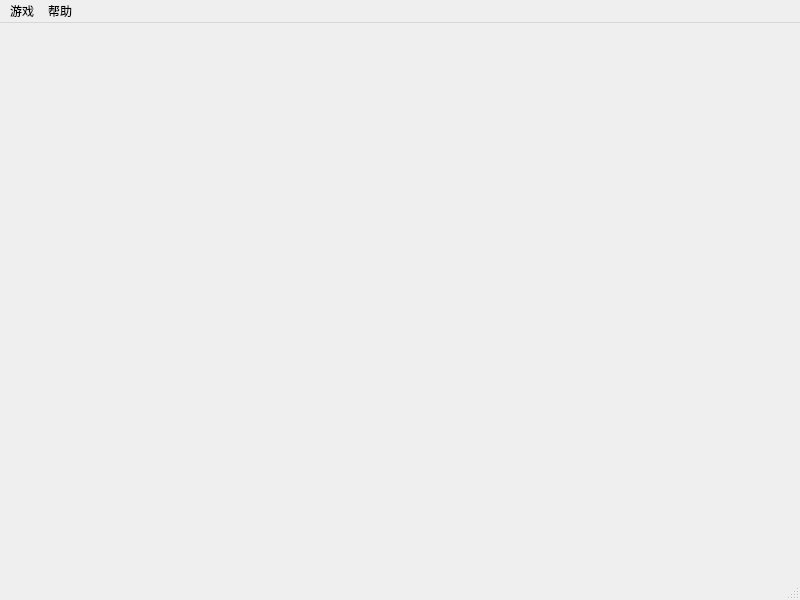
<?xml version="1.0" encoding="UTF-8"?>
<ui version="4.0">
 <class>SokonbanWindow</class>
 <widget class="QMainWindow" name="SokonbanWindow">
  <property name="geometry">
   <rect>
    <x>0</x>
    <y>0</y>
    <width>800</width>
    <height>600</height>
   </rect>
  </property>
  <property name="windowTitle">
   <string>MainWindow</string>
  </property>
  <widget class="QWidget" name="centralwidget"/>
  <widget class="QMenuBar" name="menubar">
   <property name="geometry">
    <rect>
     <x>0</x>
     <y>0</y>
     <width>800</width>
     <height>23</height>
    </rect>
   </property>
   <widget class="QMenu" name="game_menu">
    <property name="title">
     <string>游戏</string>
    </property>
    <addaction name="newgame_action"/>
    <addaction name="separator"/>
    <addaction name="option_action"/>
    <addaction name="map_action"/>
    <addaction name="separator"/>
    <addaction name="exit_action"/>
   </widget>
   <widget class="QMenu" name="help_menu">
    <property name="title">
     <string>帮助</string>
    </property>
    <addaction name="sokonban_action"/>
    <addaction name="author_action"/>
   </widget>
   <addaction name="game_menu"/>
   <addaction name="help_menu"/>
  </widget>
  <widget class="QStatusBar" name="statusbar"/>
  <action name="newgame_action">
   <property name="text">
    <string>新游戏</string>
   </property>
  </action>
  <action name="option_action">
   <property name="text">
    <string>选关</string>
   </property>
  </action>
  <action name="map_action">
   <property name="text">
    <string>地图编辑器</string>
   </property>
  </action>
  <action name="exit_action">
   <property name="text">
    <string>退出</string>
   </property>
  </action>
  <action name="sokonban_action">
   <property name="text">
    <string>关于推箱子</string>
   </property>
  </action>
  <action name="author_action">
   <property name="text">
    <string>关于作者</string>
   </property>
  </action>
 </widget>
 <resources/>
 <connections>
  <connection>
   <sender>exit_action</sender>
   <signal>activated()</signal>
   <receiver>SokonbanWindow</receiver>
   <slot>close()</slot>
   <hints>
    <hint type="sourcelabel">
     <x>-1</x>
     <y>-1</y>
    </hint>
    <hint type="destinationlabel">
     <x>399</x>
     <y>299</y>
    </hint>
   </hints>
  </connection>
  <connection>
   <sender>newgame_action</sender>
   <signal>activated()</signal>
   <receiver>SokonbanWindow</receiver>
   <slot>newGameSlot()</slot>
   <hints>
    <hint type="sourcelabel">
     <x>-1</x>
     <y>-1</y>
    </hint>
    <hint type="destinationlabel">
     <x>399</x>
     <y>299</y>
    </hint>
   </hints>
  </connection>
  <connection>
   <sender>option_action</sender>
   <signal>activated()</signal>
   <receiver>SokonbanWindow</receiver>
   <slot>chooseLevel()</slot>
   <hints>
    <hint type="sourcelabel">
     <x>-1</x>
     <y>-1</y>
    </hint>
    <hint type="destinationlabel">
     <x>399</x>
     <y>299</y>
    </hint>
   </hints>
  </connection>
  <connection>
   <sender>sokonban_action</sender>
   <signal>activated()</signal>
   <receiver>SokonbanWindow</receiver>
   <slot>aboutSokoban()</slot>
   <hints>
    <hint type="sourcelabel">
     <x>-1</x>
     <y>-1</y>
    </hint>
    <hint type="destinationlabel">
     <x>399</x>
     <y>299</y>
    </hint>
   </hints>
  </connection>
  <connection>
   <sender>author_action</sender>
   <signal>activated()</signal>
   <receiver>SokonbanWindow</receiver>
   <slot>aboutAuthor()</slot>
   <hints>
    <hint type="sourcelabel">
     <x>-1</x>
     <y>-1</y>
    </hint>
    <hint type="destinationlabel">
     <x>399</x>
     <y>299</y>
    </hint>
   </hints>
  </connection>
  <connection>
   <sender>map_action</sender>
   <signal>activated()</signal>
   <receiver>SokonbanWindow</receiver>
   <slot>mapEditor()</slot>
   <hints>
    <hint type="sourcelabel">
     <x>-1</x>
     <y>-1</y>
    </hint>
    <hint type="destinationlabel">
     <x>399</x>
     <y>299</y>
    </hint>
   </hints>
  </connection>
 </connections>
 <slots>
  <slot>newGameSlot()</slot>
  <slot>chooseLevel()</slot>
  <slot>aboutSokoban()</slot>
  <slot>aboutAuthor()</slot>
  <slot>mapEditor()</slot>
 </slots>
</ui>
